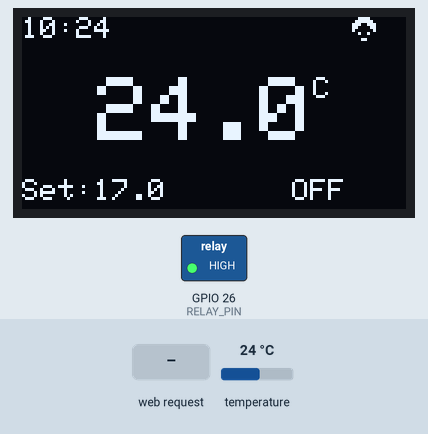
Recording of a sketch running on a simulated ESP32. On the bench: 128×64 one-colour display, switched loads named in the sketch (green lamp = pin HIGH). The inputs (shaded band) are chosen by the test bench; at power-on: temperature 24 °C. WiFi joins after 1.5 s; servers stay silent unless stated; the local clock reads 2024-03-15 10:24:30 at power-on unless the sketch sets it; what the sketch prints to the serial monitor is not drawn.

Above: at 2.8 s.
2.9 s: temperature set to 17.1 °C
At 4.2 s:
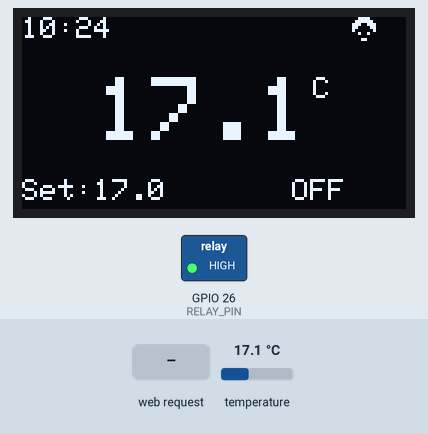
4.5 s: temperature set to 16 °C
At 5.0 s:
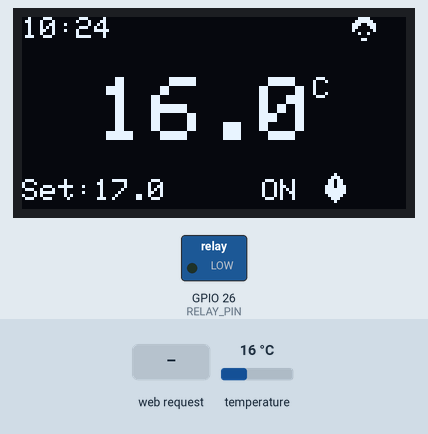
6.1 s: HTTP request GET /set?val=AUTO received
At 7.1 s:
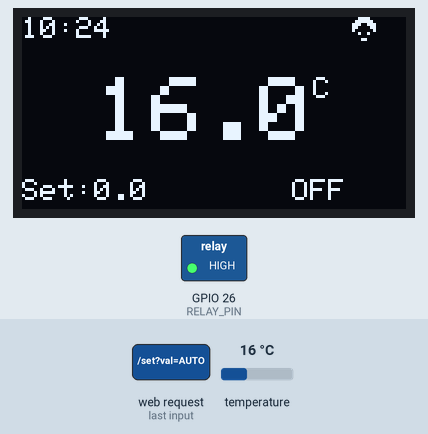
7.7 s: HTTP request GET /set?val=1 received
At 9.0 s:
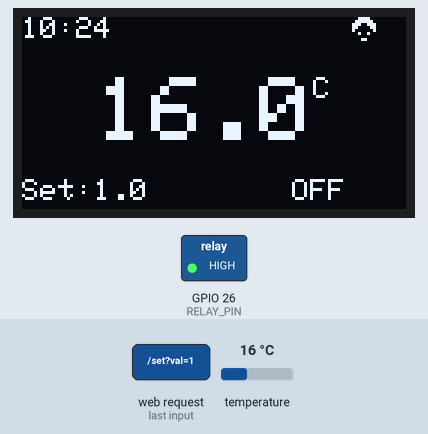
9.3 s: HTTP request GET /auto received
At 9.9 s:
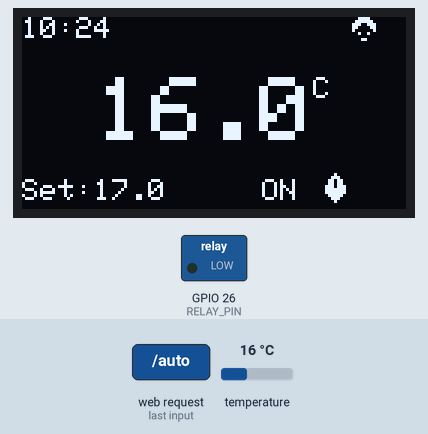
10.9 s: HTTP request GET /set?val=0 received
At 31.2 s:
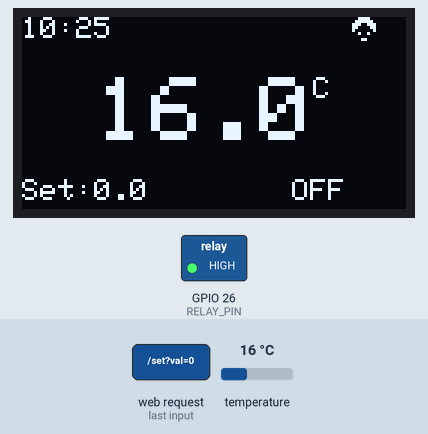
Timing chart, 0 to 31.5 s (numbered marks = the images above; inputs shaded):
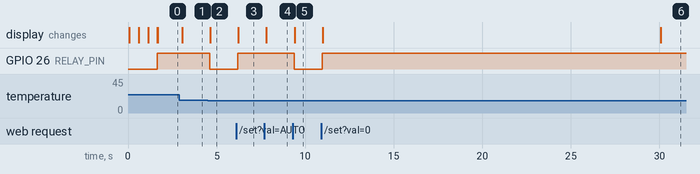

Measured:
- the behaviour switches between 16.5 and 16.4 °C on temperature (found by bisection; images 1 and 2)
- after the input at 2.9 s, the display: changes after 0.15 s (image 1)
- after the input at 4.5 s, GPIO 26 (RELAY_PIN): HIGH → LOW after 0.11 s; the display: changes after 0.14 s (image 2)
- after the input at 6.1 s, GPIO 26 (RELAY_PIN): LOW → HIGH after 0.10 s; the display: changes after 0.13 s (image 3)
- after the input at 7.7 s, the display: changes after 0.12 s (image 4)
- after the input at 9.3 s, GPIO 26 (RELAY_PIN): HIGH → LOW after 0.08 s; the display: changes after 0.11 s (image 5)
- after the input at 10.9 s, GPIO 26 (RELAY_PIN): LOW → HIGH after 0.07 s; the display: first changes after 0.10 s (image 6 shows a later state)

The sketch:

Thermostat.ino
```cpp
#include <WiFi.h>
#include <Wire.h>
#include <Adafruit_Sensor.h>
#include <Adafruit_BMP280.h>
#include <Adafruit_GFX.h>
#include <Adafruit_SH110X.h>
#include "time.h"
#include <WebServer.h>
#include <esp_task_wdt.h>

// ================= USER CONFIGURATION =================
const char* ssid     = "WRITE_HERE_YOU_WIFI_SSID";
const char* password = "WRITE_HERE_YOUR_WIFI_PASSWORD";

// ================= PIN DEFINITIONS =================
#define RELAY_PIN 26

// LinE I2C 1 (Sensor BMP280)
#define I2C_SDA_SENS 21
#define I2C_SCL_SENS 22

// Line I2C 2 (Display OLED)
#define I2C_SDA_OLED 33
#define I2C_SCL_OLED 32

// ================= OBJECT AND VARIABLE =================
Adafruit_SH1106G display = Adafruit_SH1106G(128, 64, &Wire1, -1);

Adafruit_BMP280 bmp;

// Web Server on port 80
WebServer server(80);

// Watchdog (60 seconds off timeout)
#define WDT_TIMEOUT 60

float targetTemp = 20.0;
float currentTemp = 0.0;
bool relayState = false;
String systemMode = "AUTO";
String currentTimeString = "--:--";

// Temperature settings
const float TEMP_COMFORT = 20.5;
const float TEMP_ECO = 17.0;
const float ISTERESI = 0.5;

// NTP
const char* ntpServer = "pool.ntp.org";
const long  gmtOffset_sec = 3600;      // GMT+1
const int   daylightOffset_sec = 3600;

unsigned long lastWifiCheck = 0;
const unsigned long wifiCheckInterval = 15 * 60 * 1000; // 15 min
int wifiRetryCount = 0;

// ================= ICONS (Bitmaps) =================
const unsigned char bitmap_wifi [] PROGMEM = {
  0x3C, 0x00, 0x7E, 0x00, 0xE7, 0x00, 0xC3, 0x00, 0x81, 0x00, 0x24, 0x00, 0x00, 0x00, 0x18, 0x00
};
const unsigned char bitmap_fire [] PROGMEM = {
  0x08, 0x00, 0x1C, 0x00, 0x36, 0x00, 0x36, 0x00, 0x77, 0x00, 0x7F, 0x00, 0x7F, 0x00, 0x3E, 0x00, 0x1C, 0x00, 0x08, 0x00
};

// ================= WEB PAGE (HTML) =================
String getHTML() {
  String ptr = "<!DOCTYPE html><html><head><meta name='viewport' content='width=device-width, initial-scale=1'>";
  ptr += "<meta http-equiv='refresh' content='10'>"; // Ricarica ogni 10s
  ptr += "<title>Termostato Home</title>";
  ptr += "<style>body{font-family:sans-serif;text-align:center;background:#f4f4f4;padding:20px;}";
  ptr += ".card{background:#fff;padding:30px;border-radius:15px;box-shadow:0 4px 8px rgba(0,0,0,0.1);max-width:400px;margin:auto;}";
  ptr += "h1{color:#333;margin-bottom:10px;}";
  ptr += ".val{font-size:3em;font-weight:bold;color:#007BFF;}";
  ptr += ".status{color:#28a745;font-weight:bold;font-size:1.2em;}";
  ptr += ".off{color:#dc3545;font-weight:bold;font-size:1.2em;}";
  ptr += "button{padding:10px 20px;font-size:16px;margin:5px;border:none;border-radius:5px;cursor:pointer;background:#007BFF;color:white;}";
  ptr += "input{padding:10px;font-size:16px;width:80px;text-align:center;}";
  ptr += "</style></head><body>";

  ptr += "<div class='card'><h1>Termostato</h1>";
  ptr += "<p style='color:#777;'>" + currentTimeString + "</p>";
  ptr += "<div><span class='val'>" + String(currentTemp, 1) + "&deg;C</span></div>";

  ptr += "<p>Target: <b>" + String(targetTemp, 1) + "&deg;C</b> (" + systemMode + ")</p>";

  ptr += "<p>Stato Caldaia: ";
  if(relayState) ptr += "<span class='status'>ACCESA &#128293;</span>"; // Icona fuoco
  else ptr += "<span class='off'>SPENTA</span>";
  ptr += "</p>";

  ptr += "<hr><form action='/set' method='GET'>Manuale: <input name='val' type='number' step='0.1' value='" + String(targetTemp, 1) + "'> <button>SET</button></form>";
  ptr += "<br><form action='/auto'><button style='background:#6c757d;'>Torna ad AUTO</button></form>";
  ptr += "</div></body></html>";
  return ptr;
}

void handleRoot() { server.send(200, "text/html", getHTML()); }
void handleSet() {
  if(server.hasArg("val")) {
    targetTemp = server.arg("val").toFloat();
    systemMode = "MANUAL";
  }
  server.sendHeader("Location", "/"); server.send(302, "text/plain", "");
}
void handleAuto() {
  systemMode = "AUTO";
  server.sendHeader("Location", "/"); server.send(302, "text/plain", "");
}

// ================= DISPLAY =================
void updateOLED() {
  display.clearDisplay();

  display.setTextSize(1); display.setTextColor(SH110X_WHITE);
  display.setCursor(0, 0); display.print(currentTimeString);

  if (WiFi.status() == WL_CONNECTED) display.drawBitmap(110, 0, bitmap_wifi, 10, 8, SH110X_WHITE);
  else { display.setCursor(110, 0); display.print("NO"); }

  display.setTextSize(3);
  display.setCursor(25, 20);
  display.print(currentTemp, 1);
  display.setTextSize(1);
  display.print("C");

  display.setTextSize(1);
  display.setCursor(0, 54);
  display.print("Set:"); display.print(targetTemp, 1);

  if (relayState) {
    display.setCursor(80, 54); display.print("ON");
    display.drawBitmap(100, 52, bitmap_fire, 10, 10, SH110X_WHITE);
  } else {
    display.setCursor(90, 54); display.print("OFF");
  }
  display.display();
}

// ================= SETUP =================
void setup() {
  Serial.begin(115200);

  Wire.begin(I2C_SDA_SENS, I2C_SCL_SENS);
  Wire1.begin(I2C_SDA_OLED, I2C_SCL_OLED);

  // Watchdog Setup
  esp_task_wdt_config_t wdt_config = { .timeout_ms = WDT_TIMEOUT * 1000, .idle_core_mask = (1 << 0), .trigger_panic = true };
  esp_task_wdt_init(&wdt_config);
  esp_task_wdt_add(NULL);

  if(!display.begin(0x3C, true)) { // 0x3C address, usa Wire1
    Serial.println(F("ERRORE: Display non trovato su Wire1!"));
  }
  display.clearDisplay();
  display.setTextSize(1); display.setTextColor(SH110X_WHITE);
  display.setCursor(10, 20); display.print("Avvio sistema...");
  display.display();

  if (!bmp.begin(0x76)) {
    Serial.println("ERRORE: Sensore BMP280 non trovato! Controlla cavi.");
    display.setCursor(10, 40); display.print("Err Sensore!"); display.display();
  }

  bmp.setSampling(Adafruit_BMP280::MODE_NORMAL,
                  Adafruit_BMP280::SAMPLING_X2,
                  Adafruit_BMP280::SAMPLING_X16,
                  Adafruit_BMP280::FILTER_X16,
                  Adafruit_BMP280::STANDBY_MS_500);


  pinMode(RELAY_PIN, OUTPUT);
  digitalWrite(RELAY_PIN, LOW);

  WiFi.mode(WIFI_STA);
  WiFi.begin(ssid, password);

  display.clearDisplay();
  display.setCursor(0, 20); display.print("Connessione WiFi");
  display.display();

  int tentativi = 0;
  while (WiFi.status() != WL_CONNECTED && tentativi < 20) {
    delay(500);
    Serial.print(".");
    display.print("."); display.display();
    tentativi++;
    esp_task_wdt_reset(); // Resetta watchdog mentre aspetta
  }

  configTime(gmtOffset_sec, daylightOffset_sec, ntpServer);

  server.on("/", handleRoot);
  server.on("/set", handleSet);
  server.on("/auto", handleAuto);
  server.begin();

  Serial.println("\nSistema Avviato!");
  Serial.print("IP Address: "); Serial.println(WiFi.localIP());
}

// ================= LOOP =================
void loop() {
  // Reset Watchdog
  esp_task_wdt_reset();

  server.handleClient();

  float lettura = bmp.readTemperature();
  // Semplice controllo anti-errore (se da nan, teniamo il valore vecchio)
  if (!isnan(lettura)) {
    currentTemp = lettura;
  }

  struct tm timeinfo;
  if (getLocalTime(&timeinfo)) {
    char timeStrBuff[6];
    strftime(timeStrBuff, sizeof(timeStrBuff), "%H:%M", &timeinfo);
    currentTimeString = String(timeStrBuff);

    // AUTO logic: 09:00 -> 18:00 ECO, AFTER -> COMFORT
    if (systemMode == "AUTO") {
      if (timeinfo.tm_hour >= 9 && timeinfo.tm_hour < 18) {
        targetTemp = TEMP_ECO;
      } else {
        targetTemp = TEMP_COMFORT;
      }
    }
  } else {
    currentTimeString = "--:--";
  }

  if (currentTemp < (targetTemp - ISTERESI)) {
    digitalWrite(RELAY_PIN, LOW);
    relayState = true;
  }
  else if (currentTemp >= targetTemp) {
    digitalWrite(RELAY_PIN, HIGH);
    relayState = false;
  }

  if (millis() - lastWifiCheck > wifiCheckInterval) {
    lastWifiCheck = millis();
    if (WiFi.status() != WL_CONNECTED) {
      WiFi.disconnect();
      WiFi.reconnect();
      wifiRetryCount++;
      if (wifiRetryCount >= 4) ESP.restart();
    } else {
      wifiRetryCount = 0;
    }
  }

  updateOLED();

  delay(200);
}
```
